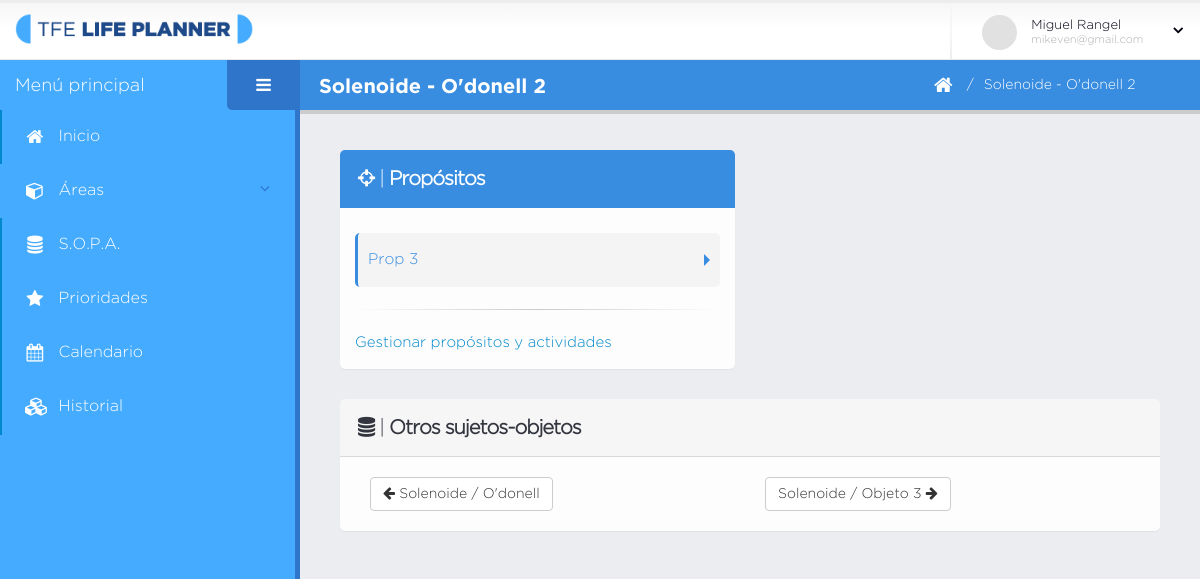
The page /actividad.php?ids=1&ido=2 (signed in) on the database its author committed.
### tables this page shows
CREATE TABLE `sujeto_objeto` (
  `id` int(11) NOT NULL,
  `sujeto_id` int(11) NOT NULL,
  `objeto_id` int(11) NOT NULL,
  `area_id` int(11) NOT NULL,
  `sesion_id` int(11) NOT NULL,
  `creado` datetime DEFAULT NULL
);

CREATE TABLE `sujeto` (
  `id` int(11) NOT NULL,
  `nombre` varchar(140) NOT NULL,
  `creado` datetime DEFAULT NULL,
  `modificado` datetime DEFAULT NULL,
  `usuario_id` int(11) NOT NULL
);

CREATE TABLE `objeto` (
  `id` int(11) NOT NULL,
  `nombre` varchar(140) NOT NULL,
  `creado` datetime DEFAULT NULL,
  `modificado` datetime DEFAULT NULL,
  `usuario_id` int(11) NOT NULL
);

CREATE TABLE `proposito` (
  `id` int(11) NOT NULL,
  `descripcion` varchar(250) NOT NULL,
  `creado` datetime DEFAULT NULL,
  `modificado` datetime DEFAULT NULL,
  `sujeto_objeto_id` int(11) NOT NULL
);

### database/data-sujeto-objeto.php (called while the page is built, shortened)
<?php
	function obtenerSujetoObjetoPorids( $dbh, $ids, $ido ){
		$q = "select so.id as id_so, s.id as idsujeto, s.nombre nsujeto, o.id as idobjeto,
		o.nombre as nobjeto from sujeto_objeto so, sujeto s, objeto o
		where s.id = so.sujeto_id and o.id = so.objeto_id and s.id = $ids and o.id = $ido";
		$data = mysqli_fetch_array( mysqli_query( $dbh, $q ) );
		return $data;
	}
?>

### database/data-proposito.php (called while the page is built, shortened)
<?php
	function obtenerPropositosSujetoObjeto( $dbh, $ids, $ido ){
		$q = "select p.id as id, p.descripcion as descripcion
		from proposito p, sujeto s, objeto o, sujeto_objeto so where p.sujeto_objeto_id = so.id
		and s.id = so.sujeto_id and o.id = so.objeto_id and s.id = $ids and o.id = $ido";
		return obtenerListaRegistros( mysqli_query( $dbh, $q ) );
	}
?>

### database/bd.php (called while the page is built, shortened)
<?php
	function obtenerListaRegistros( $data ){
		$lista_c = array();
		if( $data ){
			while( $c = mysqli_fetch_array( $data ) ){
				$lista_c[] = $c;
			}
		}
		return $lista_c;
	}
?>

### database/data-actividad.php (called while the page is built, shortened)
<?php
	function obtenerListaActividades( $dbh, $idp ){
		$q = "select * from actividad where proposito_id = $idp";
		return obtenerListaRegistros( mysqli_query( $dbh, $q ) );
	}
?>

### database/data-sopa.php (called while the page is built, shortened)
<?php
	function obtenerIndiceSOPAPorUsuario( $dbh, $idu ){
		$q = "select DISTINCT s.id, o.id, s.id as idsujeto, s.nombre nsujeto,
		o.id as idobjeto, o.nombre as nobjeto
		from sujeto_objeto so, sujeto s, objeto o, usuario u, sesion ss
		where s.id = so.sujeto_id and o.id = so.objeto_id and so.sesion_id = ss.id
		and ss.usuario_id = u.id and u.id = $idu order by nsujeto ASC, nobjeto ASC";
		return obtenerListaRegistros( mysqli_query( $dbh, $q ) );
	}
?>

### fn/fn-sujeto-objeto.php (called while the page is built)
<?php
  function obtenerSOAntSig( $lista, $ids, $ido ){
    $i = 0;
    $reg["ant"] = $reg["sig"] = NULL;
    foreach ( $lista  as $so ) {
      if( ( $so["idsujeto"] == $ids ) && ( $so["idobjeto"] == $ido ) ){
        if( isset( $lista[$i-1] ) )
          $reg["ant"] = $lista[$i-1];
        if( isset( $lista[$i+1] ) )
          $reg["sig"] = $lista[$i+1];
      }
      $i++;
    }
    return $reg;
  }
?>

### secciones/sopa/nav_sujetos_objetos.php (the view)
<?php
	$ant = $so_ant_sig["ant"];
	$sig = $so_ant_sig["sig"];
	$lnk_a = "ids=$ant[idsujeto]&ido=$ant[idobjeto]";
	$lnk_s = "ids=$sig[idsujeto]&ido=$sig[idobjeto]";
?>
<section class="panel panel-heading-transparent">
	<header class="panel-heading">
		<h2 class="panel-title">
			<i class="fa fa-database"></i> |
			<strong >Otros sujetos-objetos</strong>
		</h2>
	</header>
	<div class="panel-body">
		<div class="col-md-6 col-sm-6 col-xs-12">
			<?php if( $ant != NULL ) { ?>
			<a href="actividad.php?<?php echo $lnk_a?>">
			<button type="button" class="mb-xs mt-xs mr-xs btn btn-default">
				<i class="fa fa-arrow-left"></i>
				<?php echo $ant["nsujeto"]." / ".$ant["nobjeto"]; ?>
			</button>
			</a>
			<?php } ?>
		</div>
		<div class="col-md-6 col-sm-6 col-xs-12">
			<?php if( $sig != NULL ) { ?>
			<a href="actividad.php?<?php echo $lnk_s?>">
			<button type="button" class="mb-xs mt-xs mr-xs btn btn-default">
				<?php echo $sig["nsujeto"]." / ".$sig["nobjeto"]; ?>
				<i class="fa fa-arrow-right"></i>
			</button>
			</a>
			<?php } ?>
		</div>
	</div>
</section>

### secciones/titulo_pagina.php
<header class="page-header">
	<h2><?php echo $titulo_pagina; ?></h2>
	<div class="right-wrapper pull-right">
		<ol class="breadcrumbs">
			<li>
				<a href="home.php">
					<i class="fa fa-home"></i>
				</a>
			</li>
			<li><span><?php echo $breadcrumb; ?></span></li>
		</ol>
		<a class="sidebar-right-toggle" data-open=""></a>
	</div>
</header>

### secciones/sopa/panel_propositos_so.php (shortened to what this page needs)
<section class="panel panel-primary">
	<header class="panel-heading">
		<h2 class="panel-title">
			<i class="fa fa-crosshairs"></i> |
			<strong >Propósitos</strong>
		</h2>
	</header>
	<div class="panel-body">
		<div class="widget-summary">
			<div class="widget-summary-col">
				<div class="summary">
					<div class="info">
						<div class="toggle" data-plugin-toggle data-plugin-options='{ "isAccordion": true }'>
							<?php
								foreach ( $propositos as $p ) {
									$actividades = obtenerListaActividades( $dbh, $p["id"] );
									if( count( $actividades ) > 0 ){
							?>
							<section class="toggle">
								<label><?php echo $p["descripcion"] ?></label>
							</section>
							<?php
								 	}
								}
							?>
						</div>
					</div>
					<hr>
					<a href="<?php echo $lnk_gestion_pa ?>">
					Gestionar propósitos y actividades</a>
				</div>
			</div>
		</div>
	</div>
</section>

### assets/stylesheets/skins/default.css (style rules this page uses)
a, .btn-link { color: #0088cc; }
html .panel-primary .panel-heading { background: #388de0; border-color: #388de0; }
.toggle label { border-left-color: #388de0; color: #388de0; }

### rows shown on the page
sujeto_objeto: sujeto.nombre "Solenoide - O'donell 2"
proposito: descripcion "Prop 3"
sujeto: nombre "Solenoide"
objeto: nombre "O'donell"
objeto: nombre "Objeto 3"

### other values the page prints
$usuario["nombre"] "Miguel Rangel"
$usuario["email"] "mikeven@gmail.com"
